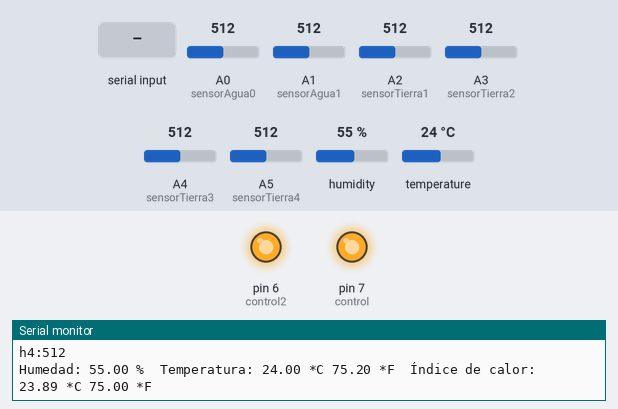
Recording of a sketch running on a simulated Arduino Uno, built with avr-gcc and run on an emulated ATmega328P. On the bench: output pins drawn as LEDs (lit = HIGH), the last lines printed to the serial monitor. The test bench sets the inputs (shaded band); at power-on: A0 (sensorAgua0) = 512, A1 (sensorAgua1) = 512, A2 (sensorTierra1) = 512, A3 (sensorTierra2) = 512, A4 (sensorTierra3) = 512, A5 (sensorTierra4) = 512, humidity 55 %, temperature 24 °C.

Above: at 1.2 s.
1.3 s: "10\n" received over Serial
At 10.9 s:
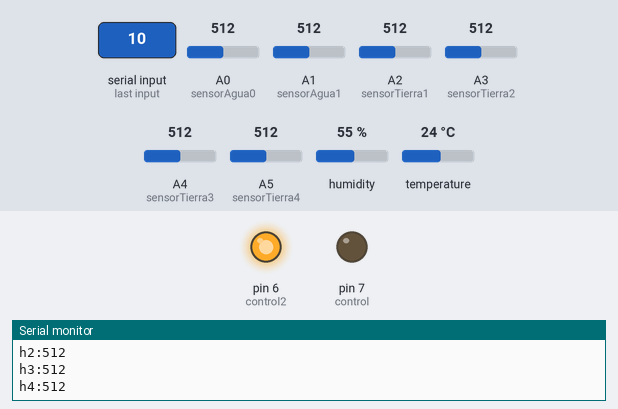
14.5 s: "20\n" received over Serial
At 27.9 s:
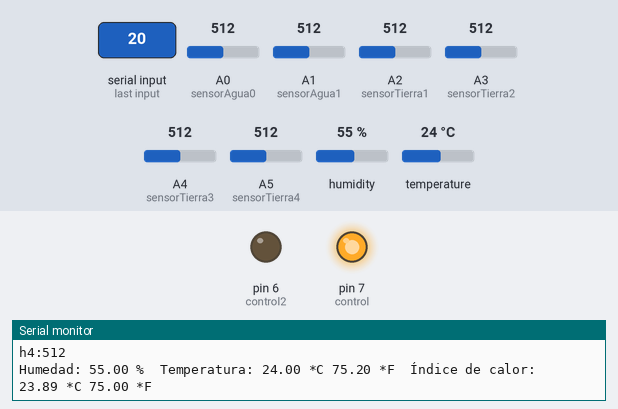
Timing chart, 0 to 38.6 s (numbered marks = the images above; inputs shaded):
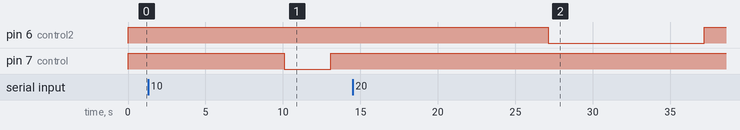

Measured:
- after the input at 1.3 s, pin 7 (control): HIGH → LOW after 8.8 s, → HIGH 3.0 s later
- after the input at 14.5 s, pin 6 (control2): HIGH → LOW after 12.6 s, → HIGH 10.1 s later

The sketch:

ProyectoFinal3.ino
```cpp
#include <DHT.h>

#define DHTPIN 2
#define DHTTYPE DHT11
DHT dht(DHTPIN, DHTTYPE);

const int sensorAgua0 = A0;
const int sensorAgua1 = A1;
const int sensorTierra1 = A2;
const int sensorTierra2 = A3;
const int sensorTierra3 = A4;
const int sensorTierra4 = A5;


const int control = 7 ;
const int control2 = 6 ;

void setup() {
  Serial.begin(9600);
  pinMode(control, OUTPUT);
  pinMode(control2, OUTPUT);
  dht.begin();
}

void loop()
{
  digitalWrite(control, HIGH);
  digitalWrite(control2, HIGH);
  int nivel = analogRead(sensorAgua0);
  int nivel2 = analogRead(sensorAgua1);
  Serial.print("n1:");
  Serial.println(nivel);
  Serial.print("n2:");
  Serial.println(nivel2);

  int humedad1 = analogRead(sensorTierra1);
  int humedad2 = analogRead(sensorTierra2);
  int humedad3 = analogRead(sensorTierra3);
  int humedad4 = analogRead(sensorTierra4);
  Serial.print("h1:");
  Serial.println(humedad1);
  Serial.print("h2:");
  Serial.println(humedad2);
  Serial.print("h3:");
  Serial.println(humedad3);
  Serial.print("h4:");
  Serial.println(humedad4);

  if (Serial.available() > 0) {
    int dato = Serial.parseInt();

    if (dato == 10) {
      digitalWrite(control, LOW);
      delay(3000);
      digitalWrite(control, HIGH);
      delay(4000);
    }
    if (dato == 20) {
      digitalWrite(control2, LOW);
    }
    if (dato == 30) {
      digitalWrite(control2, HIGH);
    }
  }
  float h = dht.readHumidity();
  // Leemos la temperatura en grados centígrados (por defecto)
  float t = dht.readTemperature();
  // Leemos la temperatura en grados Fahrenheit
  float f = dht.readTemperature(true);

  // Comprobamos si ha habido algún error en la lectura
  if (isnan(h) || isnan(t) || isnan(f)) {
    Serial.println("Error obteniendo los datos del sensor DHT11");
    delay(10000);
    return;
  }

  // Calcular el índice de calor en Fahrenheit
  float hif = dht.computeHeatIndex(f, h);
  // Calcular el índice de calor en grados centígrados
  float hic = dht.computeHeatIndex(t, h, false);

  Serial.print("Humedad: ");
  Serial.print(h);
  Serial.print(" %\t");
  Serial.print("Temperatura: ");
  Serial.print(t);
  Serial.print(" *C ");
  Serial.print(f);
  Serial.print(" *F\t");
  Serial.print("Índice de calor: ");
  Serial.print(hic);
  Serial.print(" *C ");
  Serial.print(hif);
  Serial.println(" *F");

  delay(10000);

}
```
